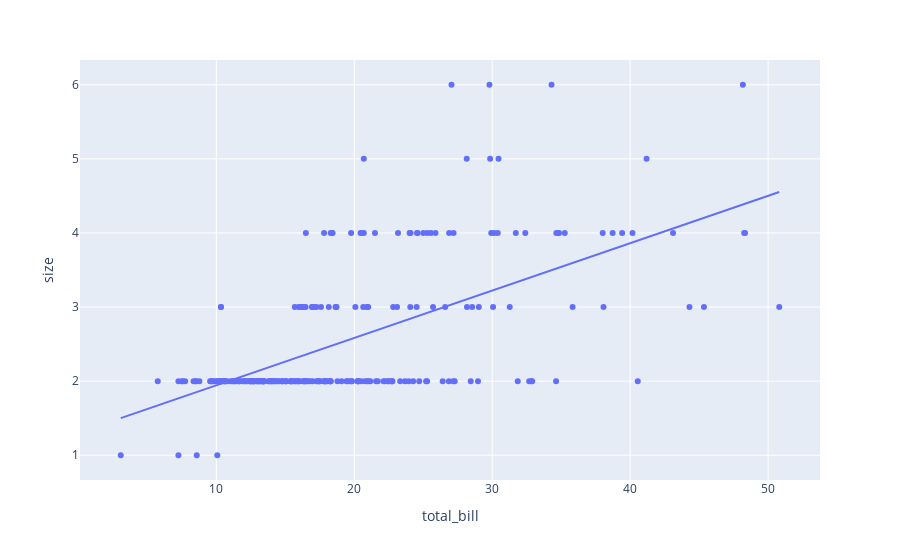

Notebook code for this chart:
### Code cell
figure = px.scatter(data_frame=data, x='total_bill', y='size', trendline='ols')
figure.show()

### Figure 1 — Plotly figure (JSON) as saved in the notebook; plotly's stock layout.template omitted (floating-point values rounded to 4 significant figures; data arrays with more than 128 entries replaced by an {"elided": "..."} marker saying what was removed)
{"data": [{"hovertemplate": "total_bill=%{x}<br>size=%{y}<extra></extra>", "legendgroup": "", "marker": {"color": "#636efa", "symbol": "circle"}, "mode": "markers", "name": "", "orientation": "v", "showlegend": false, "type": "scatter", "x": {"elided": "244 float values"}, "xaxis": "x", "y": {"elided": "244 int values"}, "yaxis": "y"}, {"hovertemplate": "<b>OLS trendline</b><br>size = 0.0639217 * total_bill + 1.30492<br>R<sup>2</sup>=0.357981<br><br>total_bill=%{x}<br>size=%{y} <b>(trend)</b><extra></extra>", "legendgroup": "", "marker": {"color": "#636efa", "symbol": "circle"}, "mode": "lines", "name": "", "showlegend": false, "type": "scatter", "x": {"elided": "244 float values"}, "xaxis": "x", "y": {"elided": "244 float values"}, "yaxis": "y"}], "layout": {"legend": {"tracegroupgap": 0}, "margin": {"t": 60}, "xaxis": {"anchor": "y", "domain": [0, 1], "title": {"text": "total_bill"}}, "yaxis": {"anchor": "x", "domain": [0, 1], "title": {"text": "size"}}}}
